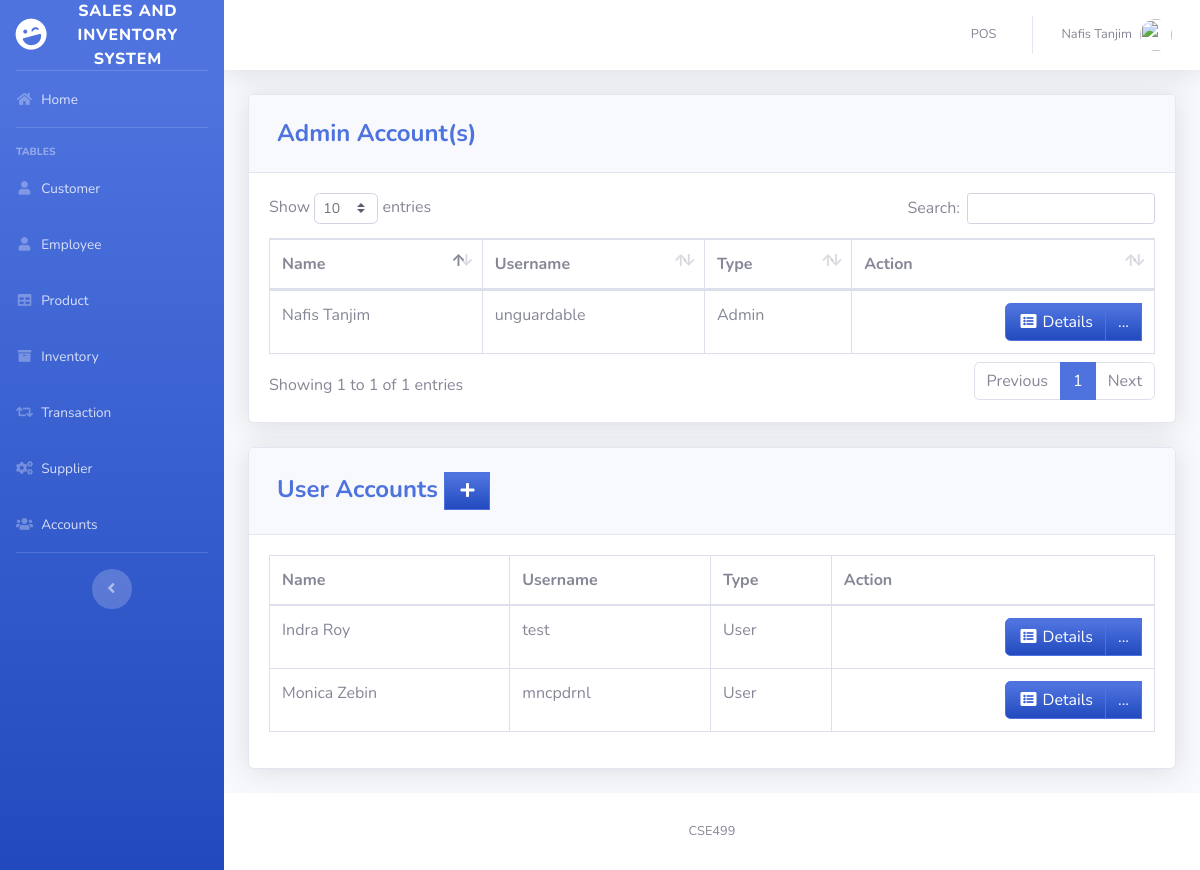
Screenshot of /pages/user.php (signed in) with the database file from the repository.
### tables this page shows
CREATE TABLE `users` (
  `ID` int(11) NOT NULL,
  `EMPLOYEE_ID` int(11) DEFAULT NULL,
  `USERNAME` varchar(50) DEFAULT NULL,
  `PASSWORD` varchar(50) DEFAULT NULL,
  `TYPE_ID` int(11) DEFAULT NULL
);

CREATE TABLE `employee` (
  `EMPLOYEE_ID` int(11) NOT NULL,
  `FIRST_NAME` varchar(50) DEFAULT NULL,
  `LAST_NAME` varchar(50) DEFAULT NULL,
  `GENDER` varchar(50) DEFAULT NULL,
  `EMAIL` varchar(100) DEFAULT NULL,
  `PHONE_NUMBER` varchar(11) DEFAULT NULL,
  `JOB_ID` int(11) DEFAULT NULL,
  `HIRED_DATE` varchar(50) NOT NULL,
  `LOCATION_ID` int(11) DEFAULT NULL
);

CREATE TABLE `type` (
  `TYPE_ID` int(11) NOT NULL,
  `TYPE` varchar(50) DEFAULT NULL
);

### pages/user.php (the view, shortened to what this page needs)
<?php
include'../includes/connection.php';
include'../includes/sidebar.php';
?>
         <div class="card shadow mb-4">
            <div class="card-header py-3">
              <h4 class="m-2 font-weight-bold text-primary">Admin Account(s)</h4>
            </div>
            <div class="card-body">
            <div class="table-responsive">
           <table class="table table-bordered" id="dataTable" width="100%" cellspacing="0">
               <thead>
                   <tr>
                       <th>Name</th>
                       <th>Username</th>
                       <th>Type</th>
                       <th>Action</th>
                   </tr>
               </thead>
          <tbody>
<?php
    $query = 'SELECT ID, FIRST_NAME,LAST_NAME,USERNAME, t.TYPE
              FROM users u
              JOIN employee e ON e.EMPLOYEE_ID=u.EMPLOYEE_ID
              JOIN type t ON t.TYPE_ID=u.TYPE_ID
              WHERE u.TYPE_ID=1';
        $result = mysqli_query($db, $query) or die (mysqli_error($db));
            while ($row = mysqli_fetch_assoc($result)) {
                echo '<tr>';
                echo '<td>'. $row['FIRST_NAME'].' '. $row['LAST_NAME'].'</td>';
                echo '<td>'. $row['USERNAME'].'</td>';
                echo '<td>'. $row['TYPE'].'</td>';
                      echo '<td align="right"> <div class="btn-group">
                              <a type="button" class="btn btn-primary bg-gradient-primary" href="us_searchfrm.php?action=edit & id='.$row['ID'] . '"><i class="fas fa-fw fa-list-alt"></i> Details</a>
                            <div class="btn-group">
                              <a type="button" class="btn btn-primary bg-gradient-primary dropdown no-arrow" data-toggle="dropdown" style="color:white;">
                              ... <span class="caret"></span></a>
                            <ul class="dropdown-menu text-center" role="menu">
                                <li>
                                  <a type="button" class="btn btn-warning bg-gradient-warning btn-block" style="border-radius: 0px;" href="us_edit.php?action=edit & id='.$row['ID']. '">
                                    <i class="fas fa-fw fa-edit"></i> Edit
                                  </a>
                                </li>
                                </li>
                            </ul>
                            </div>
                          </div></td>';
                echo '</tr> ';
                        }
?>
                                </tbody>
                            </table>
                        </div>
                    </div>
                  </div>
         <div class="card shadow mb-4">
            <div class="card-header py-3">
              <h4 class="m-2 font-weight-bold text-primary">User Accounts&nbsp;<a  href="#" data-toggle="modal" data-target="#supplierModal" type="button" class="btn btn-primary bg-gradient-primary" style="border-radius: 0px;"><i class="fas fa-fw fa-plus"></i></a></h4>
            </div>
            <div class="card-body">
            <div class="table-responsive">
           <table class="table table-bordered" id="dataTable" width="100%" cellspacing="0">
               <thead>
                   <tr>
                       <th>Name</th>
                       <th>Username</th>
                       <th>Type</th>
                       <th>Action</th>
                   </tr>
               </thead>
          <tbody>
<?php
    $query = 'SELECT ID, FIRST_NAME,LAST_NAME,USERNAME, t.TYPE
              FROM users u
              JOIN employee e ON e.EMPLOYEE_ID=u.EMPLOYEE_ID
              JOIN type t ON t.TYPE_ID=u.TYPE_ID
              WHERE u.TYPE_ID=2';
        $result = mysqli_query($db, $query) or die (mysqli_error($db));
            while ($row = mysqli_fetch_assoc($result)) {
                echo '<tr>';
                echo '<td>'. $row['FIRST_NAME'].' '. $row['LAST_NAME'].'</td>';
                echo '<td>'. $row['USERNAME'].'</td>';
                echo '<td>'. $row['TYPE'].'</td>';
                      echo '<td align="right"> <div class="btn-group">
                              <a type="button" class="btn btn-primary bg-gradient-primary" href="us_searchfrm.php?action=edit & id='.$row['ID'] . '"><i class="fas fa-fw fa-list-alt"></i> Details</a>
                            <div class="btn-group">
                              <a type="button" class="btn btn-primary bg-gradient-primary dropdown no-arrow" data-toggle="dropdown" style="color:white;">
                              ... <span class="caret"></span></a>
                            <ul class="dropdown-menu text-center" role="menu">
                                <li>
                                  <a type="button" class="btn btn-warning bg-gradient-warning btn-block" style="border-radius: 0px;" href="us_edit.php?action=edit & id='.$row['ID']. '">
                                    <i class="fas fa-fw fa-edit"></i> Edit
                                  </a>
                                </li>
                            </ul>
                            </div>
                          </div></td>';
                echo '</tr> ';
                        }
?>
                                </tbody>
                            </table>
                        </div>
                    </div>
                  </div>
<?php
include'../includes/footer.php';
?>

### rows the page displays
users: EMPLOYEE_ID.FIRST_NAME "Nafis", EMPLOYEE_ID.LAST_NAME "Tanjim", USERNAME "unguardable", TYPE_ID.TYPE "Admin"
users: EMPLOYEE_ID.FIRST_NAME "Indra", EMPLOYEE_ID.LAST_NAME "Roy", USERNAME "test", TYPE_ID.TYPE "User"
users: EMPLOYEE_ID.FIRST_NAME "Monica", EMPLOYEE_ID.LAST_NAME "Zebin", USERNAME "mncpdrnl", TYPE_ID.TYPE "User"

### other values shown
$_SESSION['FIRST_NAME'] "Nafis"
$_SESSION['LAST_NAME'] "Tanjim"
